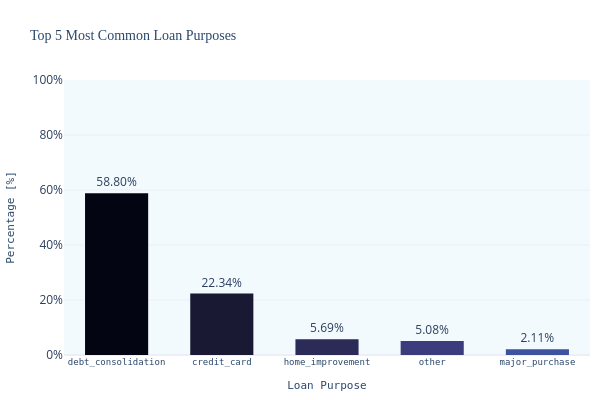

The code cell stored with this chart in its notebook:
### Markdown cell above
#### 3.1.1 Loans Purpose

### Code cell
fig=unvariate_bar_plot(loans_df, 
                    col_name='purpose',
                    title='Top 5 Most Common Loan Purposes',
                    xlabel='Loan Purpose',
                    )
fig.write_image("images/loans_purposes.png")
fig.show()

### Figure 1 — Plotly figure (JSON) as saved in the notebook; plotly's stock layout.template omitted (floating-point values rounded to 4 significant figures)
{"data": [{"hovertemplate": "Loan Purpose=%{x}<br>Percentage [%]=%{text}<extra></extra>", "legendgroup": "debt_consolidation", "marker": {"color": "rgb(3, 5, 18)", "pattern": {"shape": ""}}, "name": "debt_consolidation", "orientation": "v", "showlegend": true, "text": [0.588], "textposition": "outside", "texttemplate": "%{text:.2%}", "type": "bar", "width": 0.6, "x": ["debt_consolidation"], "xaxis": "x", "y": [0.588], "yaxis": "y"}, {"hovertemplate": "Loan Purpose=%{x}<br>Percentage [%]=%{text}<extra></extra>", "legendgroup": "credit_card", "marker": {"color": "rgb(25, 25, 51)", "pattern": {"shape": ""}}, "name": "credit_card", "orientation": "v", "showlegend": true, "text": [0.2234], "textposition": "outside", "texttemplate": "%{text:.2%}", "type": "bar", "width": 0.6, "x": ["credit_card"], "xaxis": "x", "y": [0.2234], "yaxis": "y"}, {"hovertemplate": "Loan Purpose=%{x}<br>Percentage [%]=%{text}<extra></extra>", "legendgroup": "home_improvement", "marker": {"color": "rgb(44, 42, 87)", "pattern": {"shape": ""}}, "name": "home_improvement", "orientation": "v", "showlegend": true, "text": [0.05691], "textposition": "outside", "texttemplate": "%{text:.2%}", "type": "bar", "width": 0.6, "x": ["home_improvement"], "xaxis": "x", "y": [0.05691], "yaxis": "y"}, {"hovertemplate": "Loan Purpose=%{x}<br>Percentage [%]=%{text}<extra></extra>", "legendgroup": "other", "marker": {"color": "rgb(58, 60, 125)", "pattern": {"shape": ""}}, "name": "other", "orientation": "v", "showlegend": true, "text": [0.05081], "textposition": "outside", "texttemplate": "%{text:.2%}", "type": "bar", "width": 0.6, "x": ["other"], "xaxis": "x", "y": [0.05081], "yaxis": "y"}, {"hovertemplate": "Loan Purpose=%{x}<br>Percentage [%]=%{text}<extra></extra>", "legendgroup": "major_purchase", "marker": {"color": "rgb(62, 83, 160)", "pattern": {"shape": ""}}, "name": "major_purchase", "orientation": "v", "showlegend": true, "text": [0.02108], "textposition": "outside", "texttemplate": "%{text:.2%}", "type": "bar", "width": 0.6, "x": ["major_purchase"], "xaxis": "x", "y": [0.02108], "yaxis": "y"}], "layout": {"barmode": "relative", "height": 400, "legend": {"title": {"text": "Loan Purpose"}, "tracegroupgap": 0}, "showlegend": false, "title": {"text": "Top 5 Most Common Loan Purposes"}, "width": 600, "xaxis": {"anchor": "y", "categoryarray": ["debt_consolidation", "credit_card", "home_improvement", "other", "major_purchase"], "categoryorder": "array", "domain": [0, 1], "title": {"text": "Loan Purpose"}}, "yaxis": {"anchor": "x", "domain": [0, 1], "range": [0, 1], "tickformat": ".0%", "title": {"text": "Percentage [%]"}}}}
